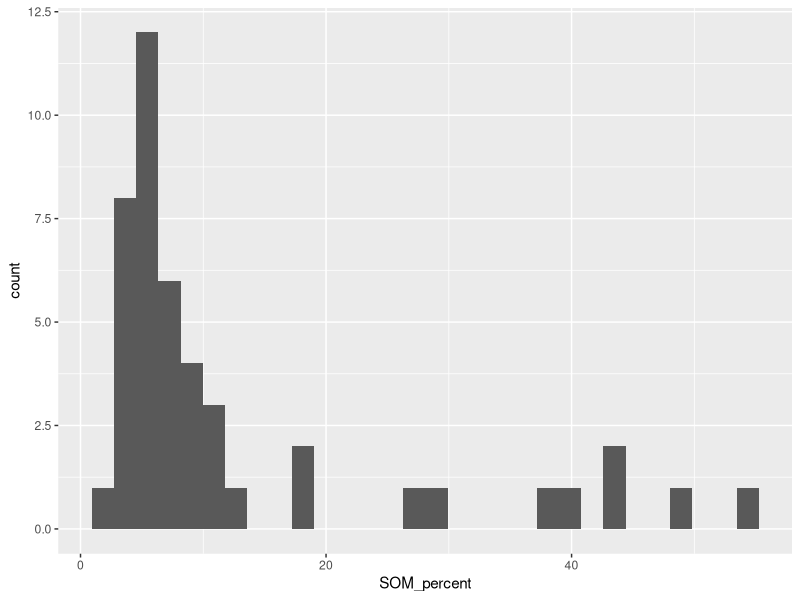
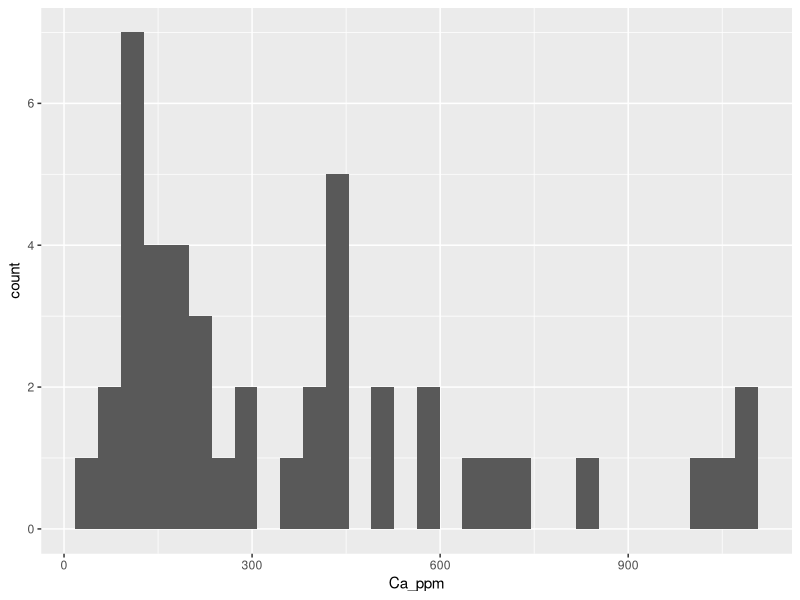
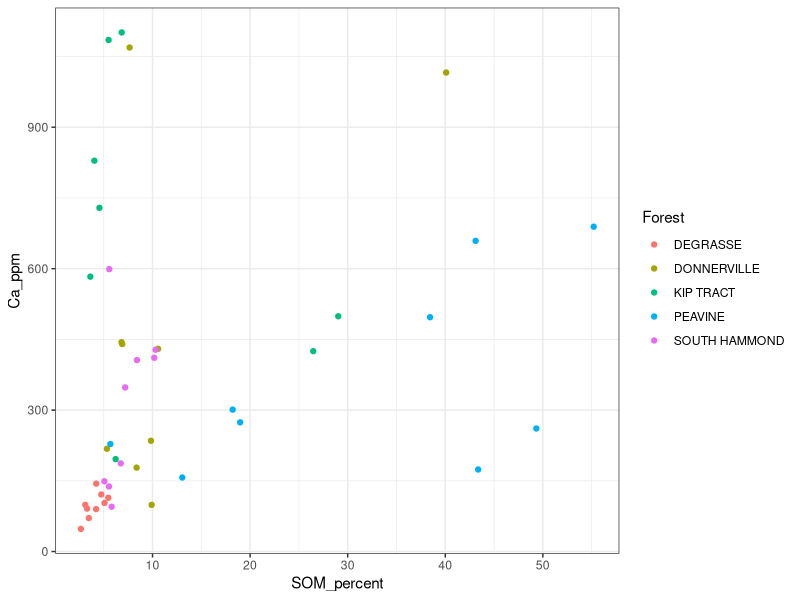
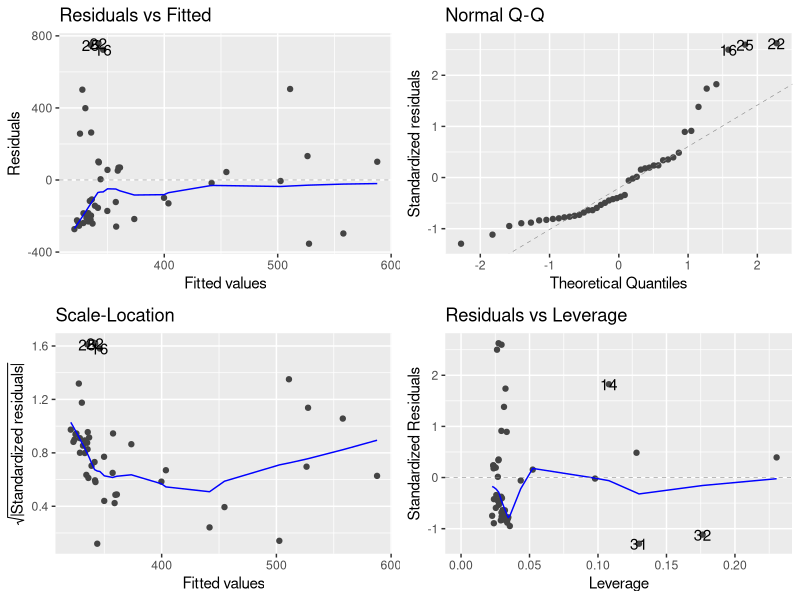

These charts were generated, in order, by the following R code:
## ---- chunk 1
rm(list = ls())
library(tidyverse)
library(here)
library(ggfortify)
## ---- chunk 2
soil <- read.csv(here("Data", "soil_reduced-1.csv"),stringsAsFactors = TRUE)
## ---- chunk 3
levels(soil$Forest)
## ---- chunk 4
ggplot(soil, aes(x = SOM_percent))+
     geom_histogram()
## ---- chunk 5
ggplot(soil, aes(x = Ca_ppm))+
     geom_histogram()
## ---- chunk 6
summary(soil)
## ---- chunk 7
ggplot(soil, aes(x = SOM_percent,  y = Ca_ppm, color = Forest))+
     geom_point()+
     theme_bw()
## ---- chunk 8
SOM_CA_mod <- lm(Ca_ppm ~ SOM_percent, data = soil)
## ---- chunk 9
autoplot(SOM_CA_mod)
## ---- chunk 10
anova(SOM_CA_mod)
## ---- chunk 11
summary(SOM_CA_mod)
